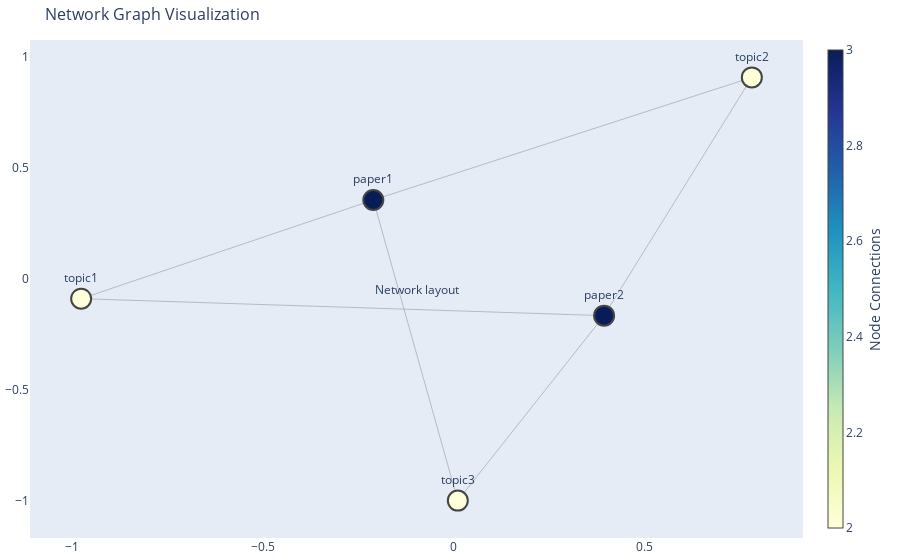

Source (notebook cell):
### Code cell
import networkx as nx
import plotly.graph_objects as go

# Define the clustered data

clusters = {
    "paper1": {
        "topic1": 100,
        "topic2": 100,
        "topic3": 100
    },
    "paper2": {
        "topic1": 100,
        "topic2": 100,
        "topic3": 100
    }
}
# Create a graph
G = nx.Graph()

# Add nodes and edges with weights
for paper, topics in clusters.items():
    G.add_node(paper)
    for topic, weight in topics.items():
        G.add_node(topic)
        G.add_edge(paper, topic, weight=weight)

# Function to create a plotly graph figure from a NetworkX graph and layout
def create_plotly_graph(G, layout):
    # Get positions for nodes
    pos = layout(G, iterations=50)
    
    # Extract edge information
    edge_x = []
    edge_y = []
    for edge in G.edges():
        x0, y0 = pos[edge[0]]
        x1, y1 = pos[edge[1]]
        edge_x.append(x0)
        edge_x.append(x1)
        edge_x.append(None)
        edge_y.append(y0)
        edge_y.append(y1)
        edge_y.append(None)
    
    edge_trace = go.Scatter(
        x=edge_x, y=edge_y,
        line=dict(width=0.5, color='#888'),
        hoverinfo='none',
        mode='lines'
    )
    
    # Extract node information
    node_x = []
    node_y = []
    node_text = []
    for node in G.nodes():
        x, y = pos[node]
        node_x.append(x)
        node_y.append(y)
        node_text.append(node)
    
    node_trace = go.Scatter(
        x=node_x, y=node_y,
        mode='markers+text',
        text=node_text,
        textposition="top center",
        hoverinfo='text',
        marker=dict(
            showscale=True,
            colorscale='YlGnBu',
            colorbar=dict(
                thickness=15,
                title='Node Connections',
                xanchor='left',
                titleside='right'
            ),
            color=[],
            size=20,
            line_width=2
        )
    )
    
    # Color nodes based on their degree
    node_adjacencies = []
    for node, adjacencies in enumerate(G.adjacency()):
        node_adjacencies.append(len(adjacencies[1]))
    node_trace.marker.color = node_adjacencies
    
    # Create figure
    fig = go.Figure(data=[edge_trace, node_trace],
                    layout=go.Layout(
                        title='Network Graph Visualization',
                        titlefont_size=16,
                        showlegend=False,
                        hovermode='closest',
                        margin=dict(b=20,l=5,r=5,t=40),
                        annotations=[ dict(
                            text="Network layout",
                            showarrow=False,
                            xref="paper", yref="paper"
                        )],
                        xaxis=dict(showgrid=False, zeroline=False),
                        yaxis=dict(showgrid=False, zeroline=False))
                   )
    return fig

# Create plotly figures for spring and circular layouts
fig_spring = create_plotly_graph(G, nx.spring_layout)
# fig_circular = create_plotly_graph(G, nx.circular_layout)

# Show the figures
fig_spring.show()
# fig_circular.show()

### Figure 1 — Plotly figure (JSON) as saved in the notebook; plotly's stock layout.template omitted (floating-point values rounded to 4 significant figures)
{"data": [{"hoverinfo": "none", "line": {"color": "#888", "width": 0.5}, "mode": "lines", "type": "scatter", "x": [-0.2107, -0.977, null, -0.2107, 0.7821, null, -0.2107, 0.01093, null, -0.977, 0.3946, null, 0.7821, 0.3946, null, 0.01093, 0.3946, null], "y": [0.3533, -0.09102, null, 0.3533, 0.9051, null, 0.3533, -1, null, -0.09102, -0.1674, null, 0.9051, -0.1674, null, -1, -0.1674, null]}, {"hoverinfo": "text", "marker": {"color": [3, 2, 2, 2, 3], "colorbar": {"thickness": 15, "title": {"side": "right", "text": "Node Connections"}, "xanchor": "left"}, "colorscale": [[0, "rgb(255,255,217)"], [0.125, "rgb(237,248,177)"], [0.25, "rgb(199,233,180)"], [0.375, "rgb(127,205,187)"], [0.5, "rgb(65,182,196)"], [0.625, "rgb(29,145,192)"], [0.75, "rgb(34,94,168)"], [0.875, "rgb(37,52,148)"], [1, "rgb(8,29,88)"]], "line": {"width": 2}, "showscale": true, "size": 20}, "mode": "markers+text", "text": ["paper1", "topic1", "topic2", "topic3", "paper2"], "textposition": "top center", "type": "scatter", "x": [-0.2107, -0.977, 0.7821, 0.01093, 0.3946], "y": [0.3533, -0.09102, 0.9051, -1, -0.1674]}], "layout": {"annotations": [{"showarrow": false, "text": "Network layout", "xref": "paper", "yref": "paper"}], "hovermode": "closest", "margin": {"b": 20, "l": 5, "r": 5, "t": 40}, "showlegend": false, "title": {"font": {"size": 16}, "text": "Network Graph Visualization"}, "xaxis": {"showgrid": false, "zeroline": false}, "yaxis": {"showgrid": false, "zeroline": false}}}
